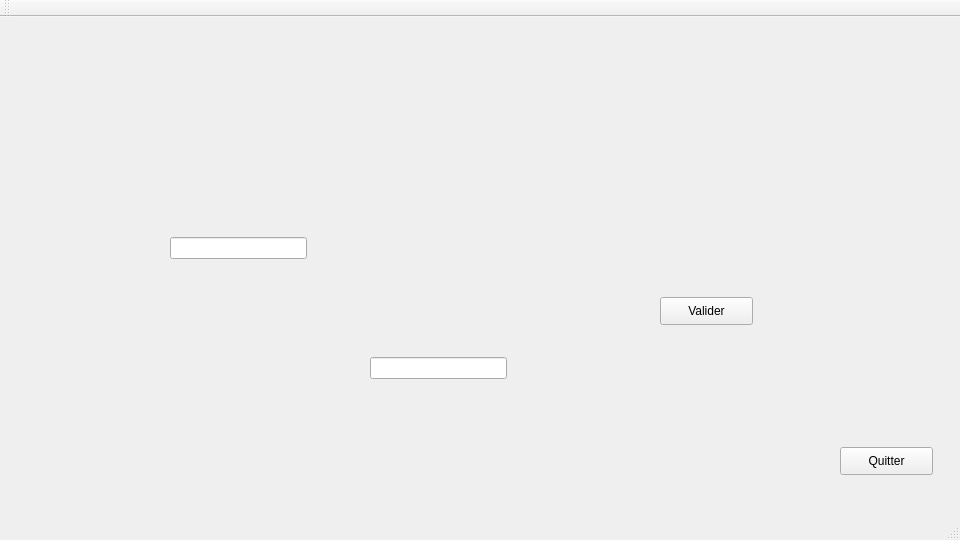
<?xml version="1.0" encoding="UTF-8"?>
<ui version="4.0">
 <class>MainWindow</class>
 <widget class="QMainWindow" name="MainWindow">
  <property name="geometry">
   <rect>
    <x>0</x>
    <y>0</y>
    <width>960</width>
    <height>540</height>
   </rect>
  </property>
  <property name="minimumSize">
   <size>
    <width>960</width>
    <height>540</height>
   </size>
  </property>
  <property name="windowTitle">
   <string>MainWindow</string>
  </property>
  <property name="styleSheet">
   <string notr="true"/>
  </property>
  <widget class="QWidget" name="centralWidget">
   <widget class="QPushButton" name="BT_Quitter">
    <property name="geometry">
     <rect>
      <x>840</x>
      <y>430</y>
      <width>93</width>
      <height>28</height>
     </rect>
    </property>
    <property name="text">
     <string>Quitter</string>
    </property>
   </widget>
   <widget class="QPushButton" name="BT_Valider">
    <property name="geometry">
     <rect>
      <x>660</x>
      <y>280</y>
      <width>93</width>
      <height>28</height>
     </rect>
    </property>
    <property name="styleSheet">
     <string notr="true"/>
    </property>
    <property name="text">
     <string>Valider</string>
    </property>
   </widget>
   <widget class="QLineEdit" name="lineEdit">
    <property name="geometry">
     <rect>
      <x>370</x>
      <y>340</y>
      <width>137</width>
      <height>22</height>
     </rect>
    </property>
    <property name="minimumSize">
     <size>
      <width>50</width>
      <height>0</height>
     </size>
    </property>
   </widget>
   <widget class="QLineEdit" name="lineEdit_2">
    <property name="geometry">
     <rect>
      <x>170</x>
      <y>220</y>
      <width>137</width>
      <height>22</height>
     </rect>
    </property>
   </widget>
   <widget class="QWidget" name="gridLayoutWidget">
    <property name="geometry">
     <rect>
      <x>420</x>
      <y>50</y>
      <width>160</width>
      <height>80</height>
     </rect>
    </property>
    <layout class="QGridLayout" name="gridLayout"/>
   </widget>
  </widget>
  <widget class="QMenuBar" name="menuBar">
   <property name="geometry">
    <rect>
     <x>0</x>
     <y>0</y>
     <width>960</width>
     <height>26</height>
    </rect>
   </property>
  </widget>
  <widget class="QToolBar" name="mainToolBar">
   <attribute name="toolBarArea">
    <enum>TopToolBarArea</enum>
   </attribute>
   <attribute name="toolBarBreak">
    <bool>false</bool>
   </attribute>
  </widget>
  <widget class="QStatusBar" name="statusBar"/>
 </widget>
 <layoutdefault spacing="6" margin="11"/>
 <resources/>
 <connections/>
</ui>
